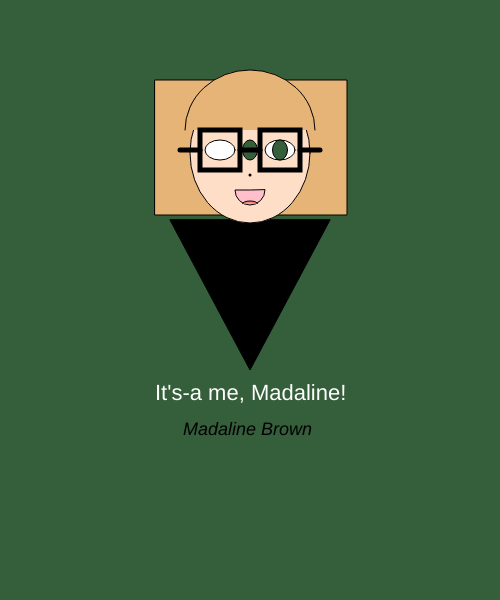
Frame 1 (no input)
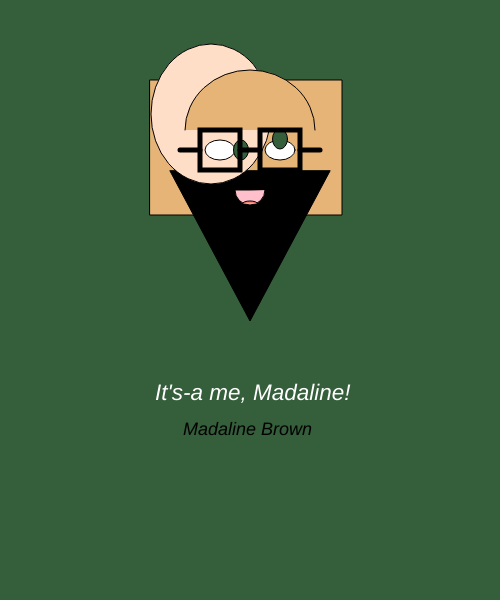
Frame 60 (no input)
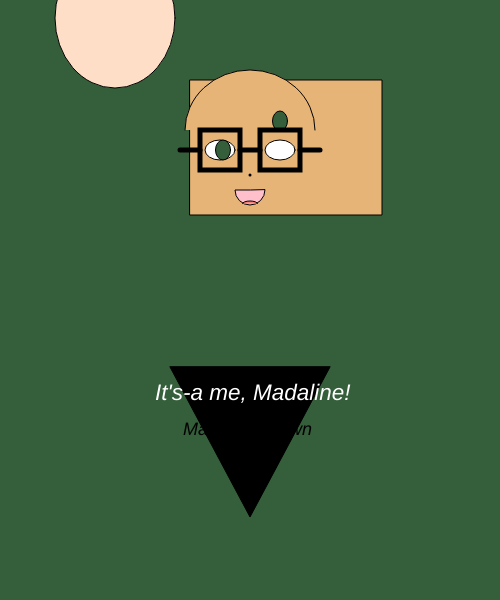
Frame 120 (the mouse pressed at the canvas centre since frame 60)

The p5.js sketch that drew these frames (run headless with seeded random() and noise() and a simulated clock; from frame 60 on, the mouse is pressed at the canvas centre):

// p5.js sketch
// ── sketch.js
//green of the eyes
var irisX = 250;
var irisY = 150;
var irisDirection = 1;

//back of hair
var hairX = 155;
var hairY = 80;
var hairDirection = 5;

//body
var bodyY1 = 220;
var bodyY2 = 370;
var bodyY3 = 220;  
var bodyDirection = 7;

//head
var headX = 250;
var headY = 153;
var headDirection = 3;

//title sizing
var size = 22
var count = 0;
var sizeDirection = .5;

function setup()
{
    createCanvas(500,600);
}

function draw()
{
    background(53, 94, 59);

    //back of hair
    fill(230, 180, 119);
    rect(hairX, 80, 192, 135);
    hairX+=hairDirection;
    if(hairX >= 300 || hairX  <= 20)
    {
        hairDirection*=-1;
    }

    //body
    fill(0, 0, 0);
    triangle(170, bodyY1, 250, bodyY2, 330, bodyY3);
    bodyY1+=bodyDirection;
    bodyY2+=bodyDirection;
    bodyY3+=bodyDirection;
    if(bodyY1 <= 100 || bodyY1 >= 400)
    {
        bodyDirection*=-1;
    }

    //head
    fill (255, 222, 199);
    ellipse(headX, headY, 120, 140);
    headX+=headDirection;
    headY+=headDirection;
    if(headX <= 75 || headY >= 220)
    {
        headDirection*=-1;
    }

    //hair bangs
    fill(230, 180, 119);
    arc(250, 130, 130, 120, PI, TWO_PI);

    //eyes
    fill(255);
    ellipse (220, 150, 30, 20);
    ellipse(280, 150, 30, 20);
    fill(53, 94, 59);
    ellipse(irisX, 150, 15, 20);
    irisX+=irisDirection;
    if(irisX >= 275 || irisX  <= 180)
    {
        irisDirection*=-1;
    }

    ellipse(280, irisY, 15, 20);
    irisY+=irisDirection;
    if(irisY <= 100 || irisY >= 180 )
    {
        irisDirection*=-1;
    }

    //glasses
    strokeWeight(5);
    noFill();
        //left
    square(200, 130, 40);
    line(200, 150, 180, 150);
        //right
    square(260, 130, 40);
    line(320, 150, 300, 150);
        //center
    line(240, 150, 260, 150);
    strokeWeight(1);

    //mouth
    fill(255, 192, 203);
    arc(250, 190, 30, 30, 0, radians(180), PIE);
    fill(248, 131, 121);
    arc(250, 203.5, 15, 5, PI, TWO_PI);

    //nose
    strokeWeight(3);
    point(250,175);
    strokeWeight(1);

    //title
    fill(255);
    textSize(size);
    size+= sizeDirection;
    count++;
    if(count > 5)
    {
        sizeDirection *=-1;
        count = 0;
    }
    text("It's-a me, Madaline!", 155, 400);

    //signature
    fill(0, 0, 0);
    textStyle(ITALIC);
    textSize(18);
    text("Madaline Brown", 183, 435);
    
}
